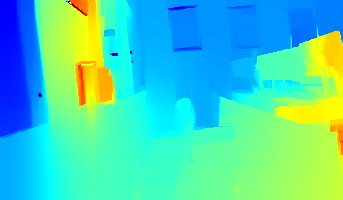
#> input picture images/disp_vis_20251022_173514_744.jpg, 343 x 200 px, given in place of the camera
$ python camera_motion.py
#> lines starting #> are read from the running program, lines starting #| are printed output that depends on the picture; after the words box and inside, x2 and y2 are one past the last pixel; in counts of white or black regions, pixels touching at a corner belong together
import cv2
import numpy as np

cap = cv2.VideoCapture(0)
if not cap.isOpened():
    print("Camera not found")
    exit()

# Read one frame to initialize background
ret, background = cap.read()
#> background is the input picture: shape (200, 343, 3); mean B, G, R 182.3, 209.7, 73.2
if not ret:
    print("Failed to grab frame")
    exit()

background_gray = cv2.cvtColor(background, cv2.COLOR_BGR2GRAY)
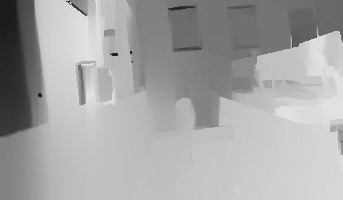
#> background_gray: shape (200, 343); min 14, max 232, mean 165.8
background_gray = cv2.GaussianBlur(background_gray, (21, 21), 0)
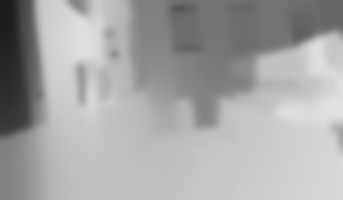
#> background_gray: shape (200, 343); min 28, max 225, mean 165.8

print("Press 'q' to quit")

while True:
    ret, frame = cap.read()
    if not ret:
        break

    gray = cv2.cvtColor(frame, cv2.COLOR_BGR2GRAY)
    gray = cv2.GaussianBlur(gray, (21, 21), 0)

    # Absolute difference with initial frame
    delta = cv2.absdiff(background_gray, gray)
#> delta: shape (200, 343); every value is 0
    thresh = cv2.threshold(delta, 25, 255, cv2.THRESH_BINARY)[1]
    thresh = cv2.dilate(thresh, None, iterations=2)

    # Count nonzero pixels to estimate motion
    motion = np.sum(thresh) / 255
#> motion = 0
    if motion > 10000:  # adjust threshold
        text = "Object detected ahead"
        color = (0, 0, 255)
    else:
        text = "Clear"
        color = (0, 255, 0)

    cv2.putText(frame, text, (30, 50), cv2.FONT_HERSHEY_SIMPLEX, 1, color, 2)
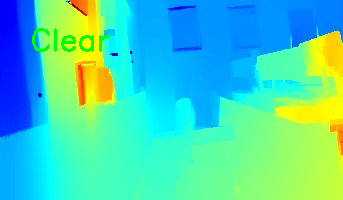
#> frame: shape (200, 343, 3); 0.84% of pixels changed, all inside (x1, y1, x2, y2) = (32, 28, 110, 52)
    cv2.imshow("View", frame)

    if cv2.waitKey(1) & 0xFF == ord('q'):
#> (key q is pressed here)
        break

cap.release()
cv2.destroyAllWindows()
